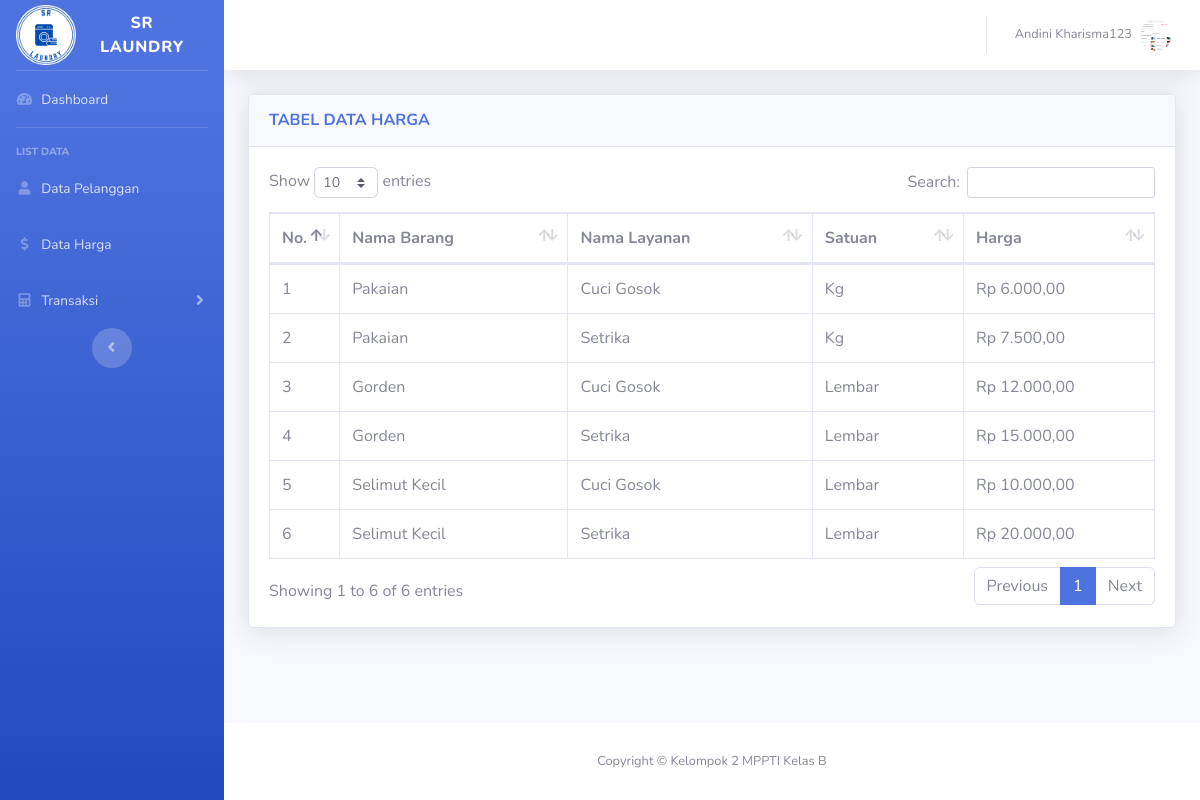
The page /harga_data.php (signed in) on the database its author committed.
### tables this page shows
CREATE TABLE `barang_layanan` (
  `id_barang_layanan` varchar(5) NOT NULL,
  `id_barang` varchar(5) NOT NULL,
  `id_layanan` varchar(5) NOT NULL,
  `satuan` varchar(20) NOT NULL,
  `harga` int(11) NOT NULL
);

CREATE TABLE `barang` (
  `id_barang` varchar(5) NOT NULL,
  `nama_barang` varchar(30) NOT NULL
);

CREATE TABLE `layanan` (
  `id_layanan` varchar(5) NOT NULL,
  `layanan` varchar(30) NOT NULL
);

### harga_data.php (the view, shortened to what this page needs)
<?php
    include "session.php";
    if(!$hasil = $conn->query("SELECT * FROM barang_layanan inner join barang on barang.id_barang=barang_layanan.id_barang inner join
                                layanan on barang_layanan.id_layanan=layanan.id_layanan order by id_barang_layanan")){
        die("gagal meminta data");
    }
    $no = 1;
?>
<!DOCTYPE html>
<html lang="en">
<head>
    <link href="vendor/fontawesome-free/css/all.min.css" rel="stylesheet" type="text/css">
    <link href="css/sb-admin-2.min.css" rel="stylesheet">
    <link href="vendor/datatables/dataTables.bootstrap4.min.css" rel="stylesheet">
</head>
<body id="page-top">
    <div id="wrapper">
        <div id="content-wrapper" class="d-flex flex-column">
            <div id="content">
                <?php include"header.php";?>
                <div class="container-fluid">
                    <div class="card shadow mb-4">
                        <div class="card-header py-3">
                            <h6 class="m-0 font-weight-bold text-primary">TABEL DATA HARGA</h6>
                        </div>
                        <div class="card-body">
                            <div class="table-responsive">
                                <table class="table table-bordered" id="dataTable" width="100%" cellspacing="0">
                                    <thead>
                                        <tr>
                                            <th style="width:20px">No.</th>
                                            <th>Nama Barang</th>
                                            <th>Nama Layanan</th>
                                            <th>Satuan</th>
                                            <th>Harga</th>
                                        </tr>
                                    </thead>
                                    <tbody>
                                        <?php
                                            while($row = $hasil->fetch_assoc()){
                                        ?>
                                        <tr>
                                            <td><?php echo $no++; ?></td>
                                            <td><?php echo $row['nama_barang']; ?></td>
                                            <td><?php echo $row['layanan']; ?></td>
                                            <td><?php echo $row['satuan']; ?></td>
                                            <td><?php echo "Rp " . number_format($row['harga'],2,',','.') ?></td>
                                        </tr>
                                        <?php } ?>
                                    </tbody>
                                </table>
                            </div>
                        </div>
                    </div>
                </div>
            </div>
        </div>
    </div>
</body>
</html>

### header.php (shortened to what this page needs)
<?php
    $gambar = "img/".$_SESSION["gambar"];
?>
<nav class="navbar navbar-expand navbar-light bg-white topbar mb-4 static-top shadow">
    <ul class="navbar-nav ml-auto">
        <li class="nav-item dropdown no-arrow">
            <a class="nav-link dropdown-toggle" href="#" id="userDropdown" role="button"
                data-toggle="dropdown" aria-haspopup="true" aria-expanded="false">
                <span class="mr-2 d-none d-lg-inline text-gray-600 small"><?php echo $_SESSION["nama"];?></span>
                <img class="img-profile rounded-circle"
                    src="<?php echo $gambar?>">
            </a>
        </li>
    </ul>
</nav>

### rows shown on the page
barang_layanan: id_barang.nama_barang "Pakaian", id_layanan.layanan "Cuci Gosok", satuan "Kg", harga "6.000,00"
barang_layanan: id_barang.nama_barang "Pakaian", id_layanan.layanan "Setrika", satuan "Kg", harga "7.500,00"
barang_layanan: id_barang.nama_barang "Gorden", id_layanan.layanan "Cuci Gosok", satuan "Lembar", harga "12.000,00"
barang_layanan: id_barang.nama_barang "Gorden", id_layanan.layanan "Setrika", satuan "Lembar", harga "15.000,00"
barang_layanan: id_barang.nama_barang "Selimut Kecil", id_layanan.layanan "Cuci Gosok", satuan "Lembar", harga "10.000,00"
barang_layanan: id_barang.nama_barang "Selimut Kecil", id_layanan.layanan "Setrika", satuan "Lembar", harga "20.000,00"

### other values the page prints
$_SESSION["nama"] "Andini Kharisma123"
